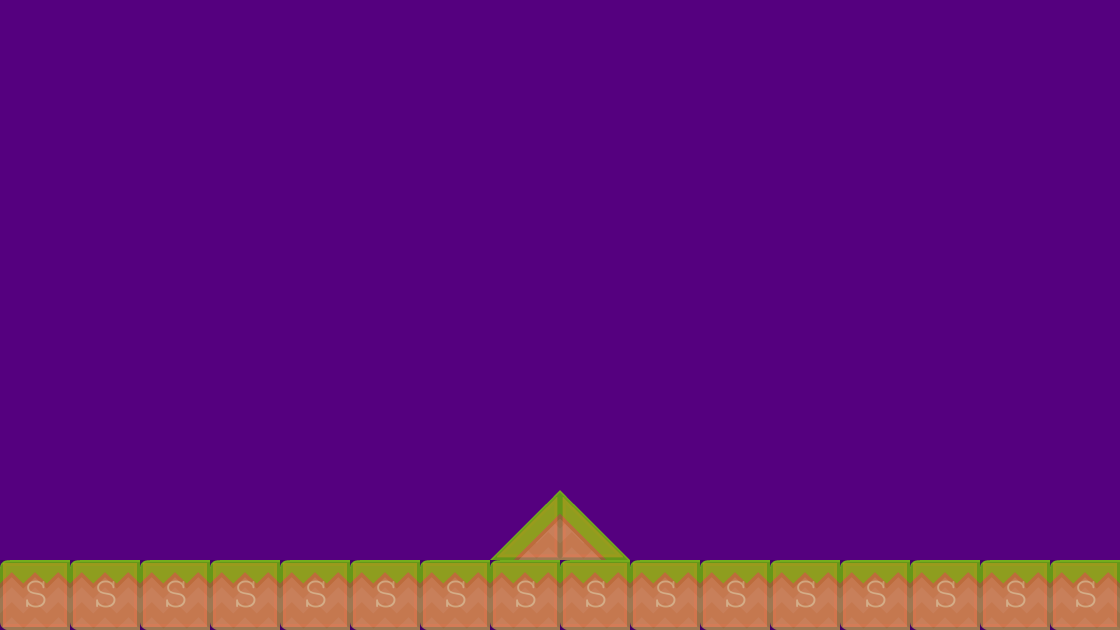

This game map was drawn from its Tiled (.tmx) file and the tilesets committed beside it. A one-line description and the trimmed map source follow:
An orthogonal 16x9 tile map with 70x70 px tiles, 2 tile layers (Tile Layer 1, collision), 2 tilesets and 2 objects (EnemyBase, PlayerBase).

<map version="1.0" orientation="orthogonal" renderorder="right-down" width="16" height="9" tilewidth="70" tileheight="70" backgroundcolor="#55007f">
 <tileset firstgid="1" name="background-tiles" tilewidth="70" tileheight="70">
  <image source="../img/background-tiles.png" width="910" height="910" />
 </tileset>
 <tileset firstgid="170" name="meta-tiles" tilewidth="70" tileheight="70">
  <image source="../img/meta-tiles.png" width="350" height="70" />
  <tile id="1">
   <properties>
    <property name="type" value="lslope" />
   </properties>
  </tile>
  <tile id="3">
   <properties>
    <property name="type" value="rslope" />
   </properties>
  </tile>
  <tile id="4">
   <properties>
    <property name="type" value="solid" />
   </properties>
  </tile>
 </tileset>
 <layer name="Tile Layer 1" width="16" height="9">
  <data>[144 cells, 18 non-empty, 3 distinct tile ids]</data>
 </layer>
 <layer name="collision" width="16" height="9" opacity="0.21">
  <data>[144 cells, 18 non-empty, 3 distinct tile ids]</data>
 </layer>
 <objectgroup name="Bases">
  <object name="EnemyBase" x="911" y="428" width="66" height="132" />
  <object name="PlayerBase" x="143" y="420" width="60" height="135" />
 </objectgroup>
</map>
